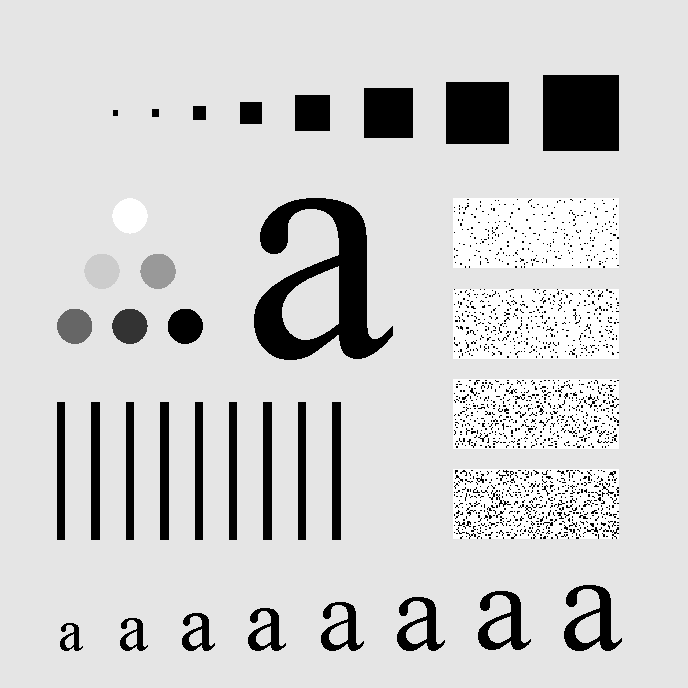
#> input picture data/Fig0441(a)(characters_test_pattern).tif, 688 x 688 px, found by its file name
$ python project_04_03.py
#> lines starting #> are read from the running program, lines starting #| are printed output that depends on the picture
### src/common_io.py
from pathlib import Path
import numpy as np
from PIL import Image, ImageDraw, ImageFont
def validate_image(image):
    array = np.asarray(image, dtype=np.float64)
    if array.ndim != 2 or 0 in array.shape or not np.isfinite(array).all():
        raise ValueError("Expected a nonempty finite 2D grayscale array")
    return array

def read_gray(path):
    with Image.open(path) as image:
#> image is the input picture: PIL image 688x688 L; min 0, max 255, mean 207.3
        if image.mode in ("RGB", "RGBA", "P", "CMYK", "LA"):
            image = image.convert("L")
        array = np.asarray(image)
        if array.dtype == np.bool_:
            return array.astype(np.float64)
        if array.dtype.kind == "u":
            result = array.astype(np.float64) / np.iinfo(array.dtype).max
        elif array.dtype.kind == "f":
            result = array.astype(np.float64)
        else:
            raise ValueError("Convert signed-integer images to uint8/uint16 first")
    result = validate_image(result)

    if result.min() < 0 or result.max() > 1:
        raise ValueError("Floating image pixels must lie in [0, 1]")
    return result


def normalize_display(array, limits=None):
    array = validate_image(array)
    lo, hi = (float(array.min()), float(array.max())) if limits is None else limits
    if hi < lo or not np.isfinite([lo, hi]).all():
        raise ValueError("Invalid display limits")
    return np.zeros_like(array) if hi == lo else np.clip((array - lo) / (hi - lo), 0, 1)
def gray_pil(image):
    return Image.fromarray(np.rint(np.clip(validate_image(image), 0, 1) * 255).astype("uint8"))

def save_gray(image, path):
    path = Path(path)
    path.parent.mkdir(parents=True, exist_ok=True)
    gray_pil(image).save(path)
    return path

def show_gray(image):
    gray_pil(image).show()
def save_panel(images, labels, path, columns=3, cell=344):
    if len(images) != len(labels) or not images or columns < 1:
        raise ValueError("Nonempty images and labels must have the same length")
    rows = (len(images) + columns - 1) // columns
    margin, label_height = 16, 36
    canvas = Image.new("RGB", (margin + columns * (cell + margin), margin + rows * (cell + label_height + margin)), "white")
    draw = ImageDraw.Draw(canvas)

    try:
        font = ImageFont.truetype("DejaVuSans.ttf", 19)
    except OSError:
        font = ImageFont.load_default(size=19)
    for index, (array, label) in enumerate(zip(images, labels)):
        x = margin + (index % columns) * (cell + margin)
        y = margin + (index // columns) * (cell + label_height + margin)
        tile = gray_pil(array)
        tile.thumbnail((cell, cell), Image.Resampling.LANCZOS)
        canvas.paste(tile, (x + (cell - tile.width) // 2, y + (cell - tile.height) // 2))
        draw.text((x, y + cell + 6), label, fill="black", font=font)
    Path(path).parent.mkdir(parents=True, exist_ok=True)
    canvas.save(path)

### src/project_04_03.py
import argparse
import csv
import hashlib
import json
import platform
from pathlib import Path
import numpy as np
import PIL
from common_io import read_gray, save_gray, normalize_display, save_panel

ROOT = Path(__file__).resolve().parents[1]
DEFAULT_INPUT = ROOT / "input" / "Fig0441(a)(characters_test_pattern).tif"
def gaussian_lowpass(shape, d0, center=None):
    valid_shape = len(shape) == 2 and all(
        isinstance(size, (int, np.integer)) and size > 0 for size in shape
    )
    if not valid_shape or not np.isfinite(d0) or d0 <= 0:
        raise ValueError("shape and d0 must be positive")
    if center is None:
        center = (shape[0] // 2, shape[1] // 2)
    row, col = np.ogrid[:shape[0], :shape[1]]
    return np.exp(-0.5 * (((row - center[0]) / d0) ** 2 + ((col - center[1]) / d0) ** 2))

def apply_frequency_filter(image, response):
    spectrum = np.fft.fftshift(np.fft.fft2(image))
    filtered = spectrum * response
    inverse = np.fft.ifft2(np.fft.ifftshift(filtered))
    return spectrum, filtered, inverse


def filter_image(image, d0, padding=False):
    height, width = image.shape
    padded = np.pad(image, ((0, height), (0, width))) if padding else image
    response = gaussian_lowpass(padded.shape, d0)
    spectrum, filtered, inverse = apply_frequency_filter(padded, response)
    residual = float(np.max(np.abs(inverse.imag)))
    return inverse.real[:height, :width], response, spectrum, filtered, residual

def gradient_energy(image):
    return float(np.mean((image - np.roll(image, 1, 0)) ** 2 + (image - np.roll(image, 1, 1)) ** 2))

def run(input_path, output_dir, d0_values=(5, 15, 30, 80, 230), padding=False,
        demo_shape=(180, 240), demo_center=(60, 160)):
    image = read_gray(input_path)
    output_dir = Path(output_dir)
    output_dir.mkdir(parents=True, exist_ok=True)
    save_gray(image, output_dir / "04_03_original.png")
    F = np.fft.fftshift(np.fft.fft2(np.pad(image, ((0, image.shape[0]), (0, image.shape[1]))) if padding else image))
    log_F = np.log1p(np.abs(F))
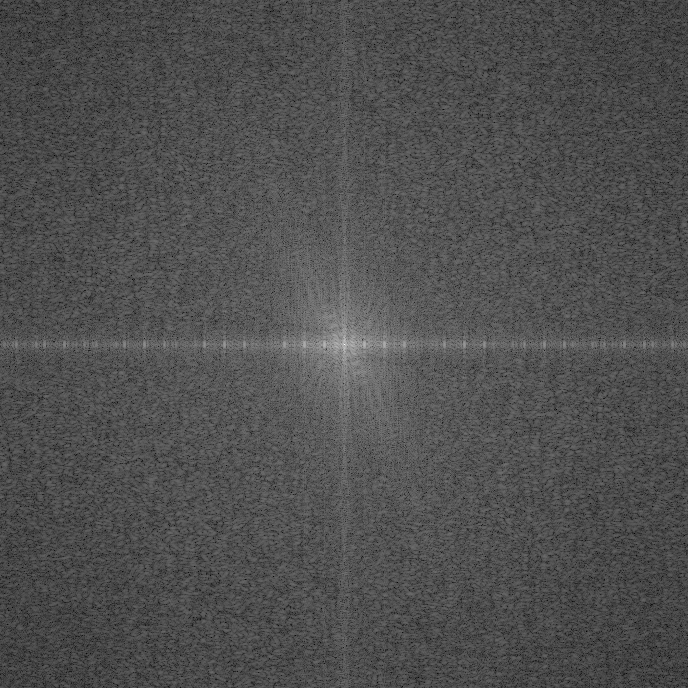
#> log_F: shape (688, 688) float64; min 0.046, max 12.86, mean 4.06; drawn with min black and max white
    spectrum_limits = (0.0, float(log_F.max()))
#> spectrum_limits = (0, 12.86)
    F_display = normalize_display(log_F, spectrum_limits)
#> in normalize_display, `lo, hi = (float(array.min()), float(array.max())) if limits is None el..`: lo = 0; hi = 12.86
    save_gray(F_display, output_dir / "04_03_input_spectrum.png")
    records, responses, spectra, outputs = [], [], [], []
    original_gradient = gradient_energy(image)
#> original_gradient = 0.0437
    for d0 in d0_values:
        output, H, F, G, residual = filter_image(image, d0, padding)
        label = f"{d0:g}".replace(".", "p")
        save_gray(H, output_dir / f"04_03_filter_d0_{label}.png")
        G_display = normalize_display(np.log1p(np.abs(G)), spectrum_limits)
        save_gray(G_display, output_dir / f"04_03_filtered_spectrum_d0_{label}.png")
        save_gray(output, output_dir / f"04_03_output_d0_{label}.png")
        np.save(output_dir / f"04_03_lowpass_d0_{label}.npy", output)
        records.append({"d0":float(d0), "mean":float(output.mean()), "std":float(output.std()),
                        "rmse_from_original":float(np.sqrt(np.mean((image - output) ** 2))),
                        "gradient_energy":gradient_energy(output),
                        "gradient_retention_percent":100 * gradient_energy(output) / original_gradient if original_gradient else 0.0,
                        "spectral_energy_retention_percent":100 * float(np.sum(np.abs(G) ** 2) / np.sum(np.abs(F) ** 2)) if np.any(F) else 0.0,
                        "imaginary_residual_max":residual})
        responses.append(H); spectra.append(G_display); outputs.append(output)
#> this loop made 5 passes
#> residual on passes 1 to 5: 6.74e-17, 1.74e-16, 1.79e-16, 2.41e-16, 3.46e-16
#> pass 1, in run, `output, H, F, G, residual = filter_image(image, d0, padding)`:
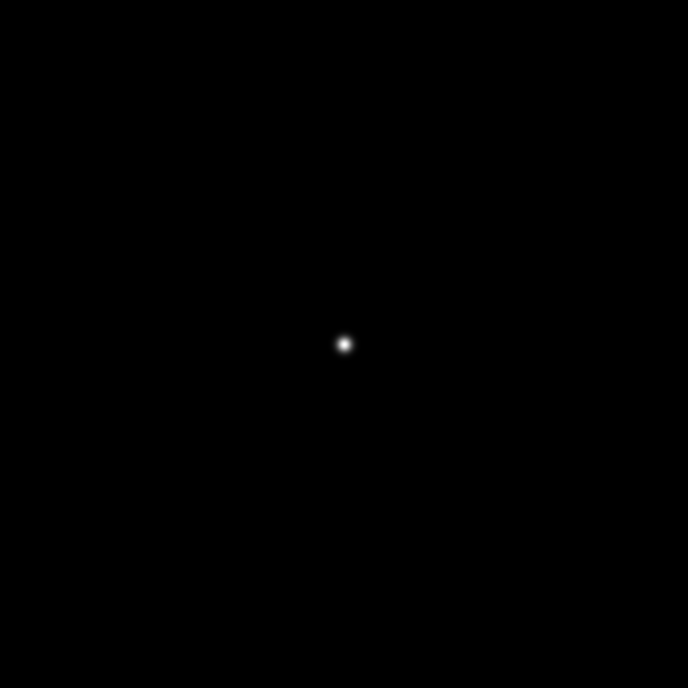
#> H: shape (688, 688) float64; min 0, max 1, mean 0.000332
#> after the loop:
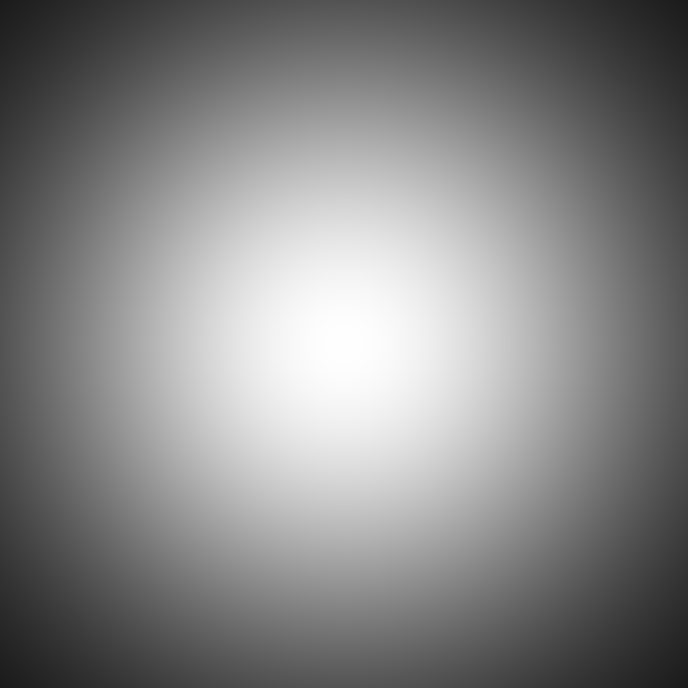
#> H: shape (688, 688) float64; min 0.107, max 1, mean 0.526
#> after the loop, outputs = 5 items; records = 5 items; responses = 5 items; spectra = 5 items
    labels = [f"({chr(97+i)}) D0 = {d0:g}" for i,d0 in enumerate(d0_values)]
    save_panel(responses, labels, output_dir / "04_03_filters_panel.png", columns=3)
#> in save_panel, `rows = (len(images) + columns - 1) // columns`: rows = 2
#> in save_panel, `canvas = Image.new("RGB", (margin + columns * (cell + margin), margin ..`: canvas: PIL image 1096x808 RGB; every value is 255
#> the loop in save_panel, `for index, (array, label) in enumerate(zip(images, labels)):` made 5 passes
#> (label, x, y) on passes 1 to 5: ('(a) D0 = 5', 16, 16), ('(b) D0 = 15', 376, 16), ('(c) D0 = 30', 736, 16), ('(d) D0 = 80', 16, 412), ('(e) D0 = 230', 376, 412)
    save_panel(spectra, labels, output_dir / "04_03_spectra_panel.png", columns=3)
#> call 2 of save_panel, with columns = 3, cell = 344
#> the loop in save_panel (call 2), `for index, (array, label) in enumerate(zip(images, labels)):` made 5 passes
#> after the loop in save_panel (call 2), `for index, (array, label) in enumerate(zip(images, labels)):`:
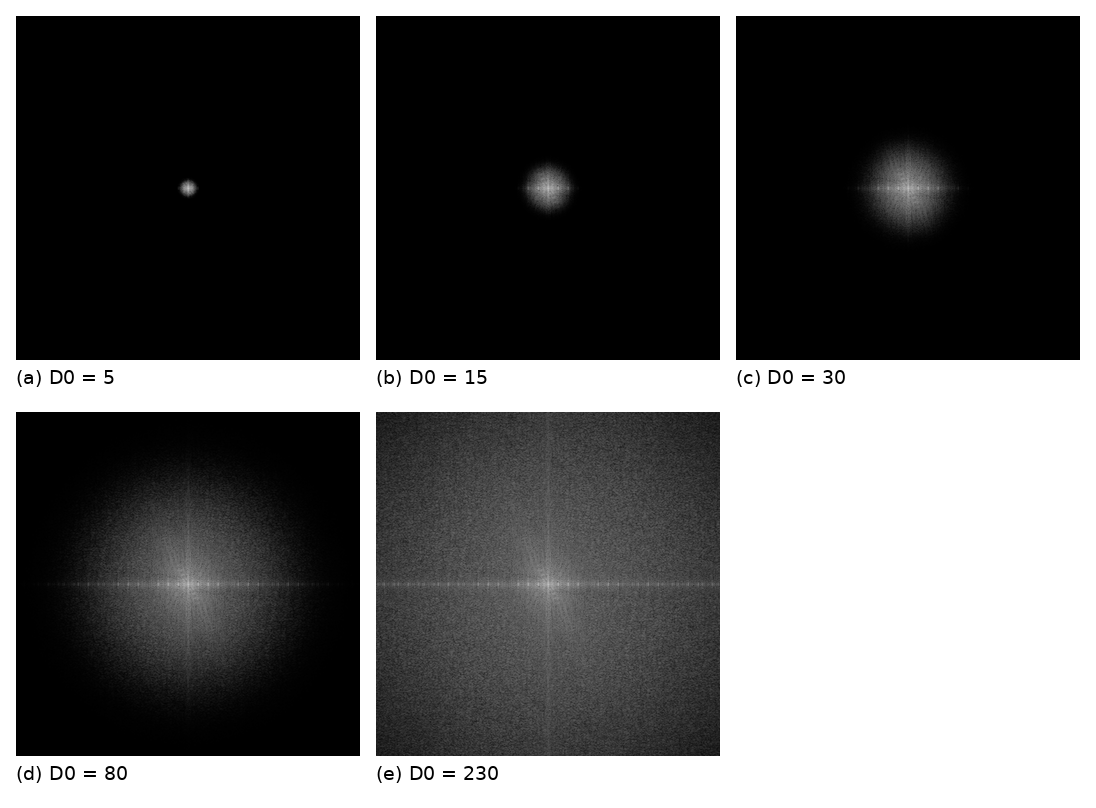
#> canvas: PIL image 1096x808 RGB; min 0, max 255, mean 96.2
    save_panel(outputs, labels, output_dir / "04_03_outputs_panel.png", columns=3)
#> call 3 of save_panel, with columns = 3, cell = 344
#> the loop in save_panel (call 3), `for index, (array, label) in enumerate(zip(images, labels)):` made 5 passes
#> after the loop in save_panel (call 3), `for index, (array, label) in enumerate(zip(images, labels)):`:
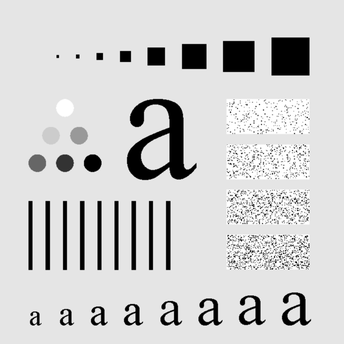
#> tile: PIL image 344x344 L; min 0, max 255, mean 207.3
    save_panel([image] + outputs, ["(a) Original"] + [f"({chr(98+i)}) D0 = {d:g}" for i,d in enumerate(d0_values)], output_dir / "04_03_comparison.png", columns=2)
#> call 4 of save_panel, with columns = 2, cell = 344
#> in save_panel (call 4), `rows = (len(images) + columns - 1) // columns`: rows = 3
#> in save_panel (call 4), `canvas = Image.new("RGB", (margin + columns * (cell + margin), margin ..`: canvas: PIL image 736x1204 RGB; every value is 255
#> the loop in save_panel (call 4), `for index, (array, label) in enumerate(zip(images, labels)):` made 6 passes
#> (label, x, y) on passes 1 to 6: ('(a) Original', 16, 16), ('(b) D0 = 5', 376, 16), ('(c) D0 = 15', 16, 412), ('(d) D0 = 30', 376, 412), ('(e) D0 = 80', 16, 808), ('(f) D0 = 230', 376, 808)
#> after the loop in save_panel (call 4), `for index, (array, label) in enumerate(zip(images, labels)):`:
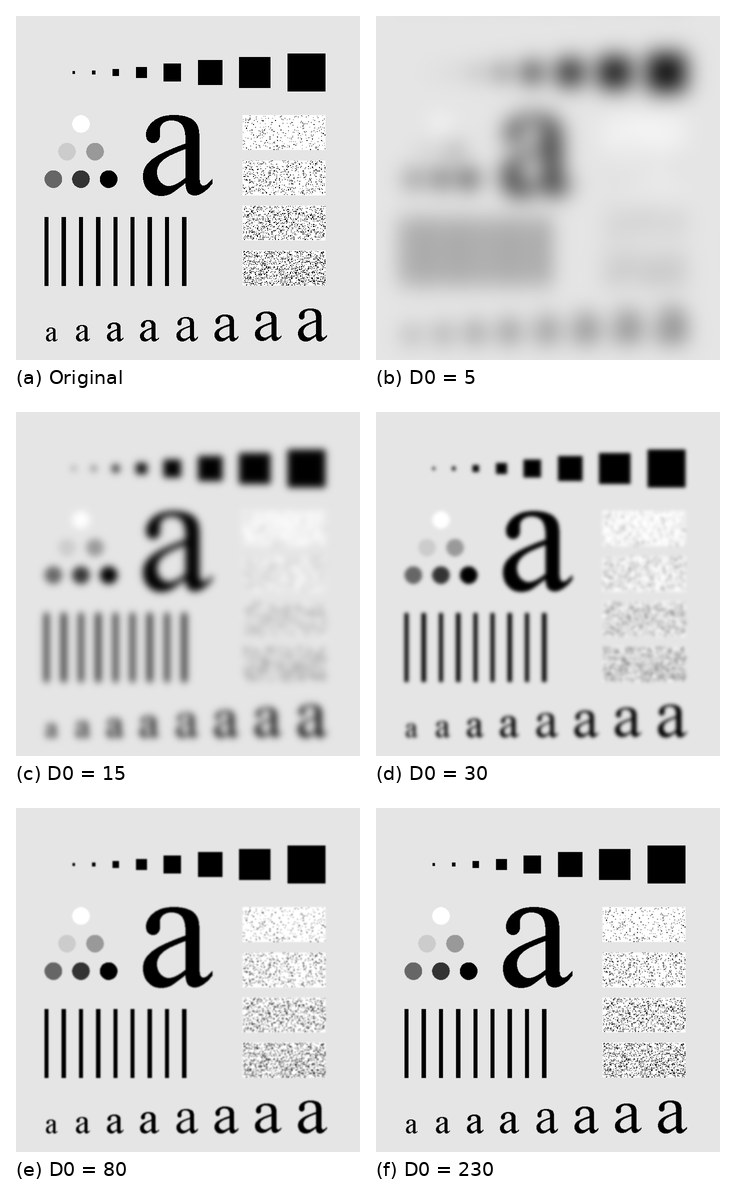
#> canvas: PIL image 736x1204 RGB; min 0, max 255, mean 216.1
    demo = gaussian_lowpass(tuple(demo_shape), 15, tuple(demo_center))
#> in gaussian_lowpass (call 6), `valid_shape = len(shape) == 2 and all( isinstance(size, (int, np.integ..`: valid_shape = True
#> in gaussian_lowpass (call 6), `row, col = np.ogrid[:shape[0], :shape[1]]`: row = 180 values from 0 to 179
#> in gaussian_lowpass (call 6), `return np.exp(-0.5 * (((row - center[0]) / d0) ** 2 + ((col - center[1..`:
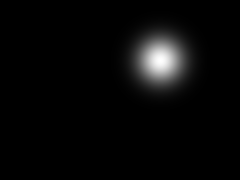
#> returned value: shape (180, 240) float64; min 4.23e-39, max 1, mean 0.0327
    save_gray(demo, output_dir / "04_03_custom_center_filter.png")
    with (output_dir / "04_03_metrics.csv").open("w", newline="", encoding="utf-8") as stream:
        writer = csv.DictWriter(stream, fieldnames=list(records[0])); writer.writeheader(); writer.writerows(records)
    metadata = {"input_filename":Path(input_path).name,
                "input_sha256":hashlib.sha256(Path(input_path).read_bytes()).hexdigest(),
                "shape":list(image.shape), "fft_shape":list(F.shape), "padding":padding,
                "center":[F.shape[0]//2,F.shape[1]//2], "d0_values":list(d0_values),
                "original_mean":float(image.mean()),"original_std":float(image.std()),
                "original_gradient_energy":original_gradient,"spectrum_display_limits":list(spectrum_limits),
                "custom_filter_shape":list(demo_shape),"custom_filter_center":list(demo_center),
                "environment":{"os":platform.platform(),"python":platform.python_version(),"numpy":np.__version__,"pillow":PIL.__version__},
                "metrics":records}
    (output_dir / "04_03_metadata.json").write_text(json.dumps(metadata, ensure_ascii=False, indent=2), encoding="utf-8")
    return metadata

if __name__ == "__main__":
    parser = argparse.ArgumentParser(description=__doc__)
    parser.add_argument("--input", type=Path, default=DEFAULT_INPUT)
    parser.add_argument("--output", type=Path, default=ROOT / "results" / "project_04_03")
    parser.add_argument("--d0", type=float, nargs="+", default=[5,15,30,80,230])
    parser.add_argument("--padding", action="store_true")
    parser.add_argument("--demo-shape", type=int, nargs=2, default=[180,240], metavar=("M","N"))
    parser.add_argument("--demo-center", type=float, nargs=2, default=[60,160], metavar=("ROW","COL"))
    args = parser.parse_args()
    metadata = run(args.input, args.output, args.d0, args.padding, args.demo_shape, args.demo_center)
#> metadata = 15 items
    print(json.dumps({"shape":metadata["shape"],"d0":metadata["d0_values"],"output":str(args.output)},ensure_ascii=False))
#| {"shape": [688, 688], "d0": [5, 15, 30, 80, 230], "output": "results/project_04_03"}
